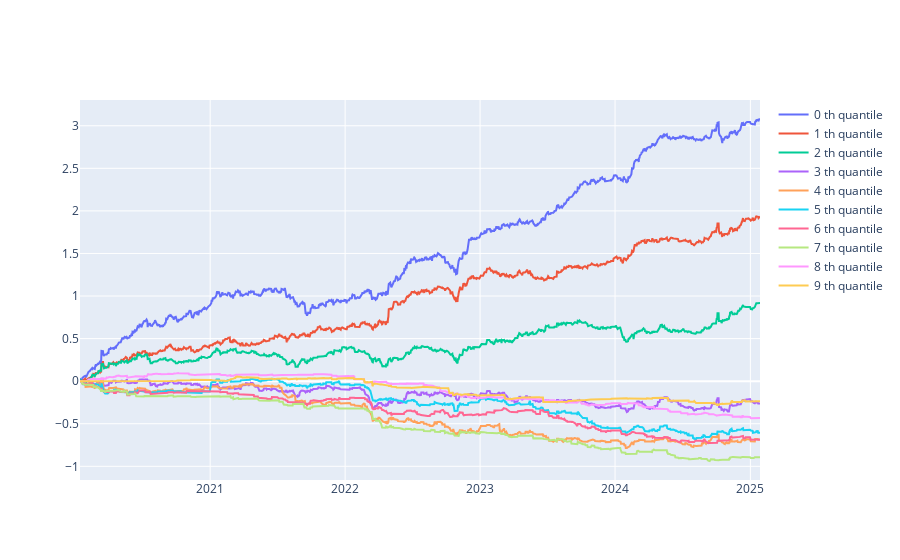

Here is the notebook cell this chart was saved with:
### Code cell
# momentum: ln(open_/close_.shift(1)) 如果要更保守，就li_.shift(1)
time_ = "2020-01-15"; end_ = '2025-01-27'
open_ = open[time_:end_]
close_ = close[time_:end_]
ln_ = -np.log(open_/close_.shift(1)) # index: 使用的時間
pct = close_/open_-1 # index: 當天收益
holdings_gap = intraday_shifted_input_signal_pct_output_plot(ln_.shift(0), pct.shift(0), quantile=10, type_='cumsum')

### Figure 1 — Plotly figure (JSON) as saved in the notebook; plotly's stock layout.template omitted (floating-point values rounded to 4 significant figures; data arrays with more than 128 entries replaced by an {"elided": "..."} marker saying what was removed)
{"data": [{"mode": "lines", "name": "0 th quantile", "type": "scatter", "x": {"elided": "1239 str values"}, "y": {"elided": "1239 float values"}, "yaxis": "y"}, {"mode": "lines", "name": "1 th quantile", "type": "scatter", "x": {"elided": "1239 str values"}, "y": {"elided": "1239 float values"}, "yaxis": "y"}, {"mode": "lines", "name": "2 th quantile", "type": "scatter", "x": {"elided": "1239 str values"}, "y": {"elided": "1239 float values"}, "yaxis": "y"}, {"mode": "lines", "name": "3 th quantile", "type": "scatter", "x": {"elided": "1239 str values"}, "y": {"elided": "1239 float values"}, "yaxis": "y"}, {"mode": "lines", "name": "4 th quantile", "type": "scatter", "x": {"elided": "1239 str values"}, "y": {"elided": "1239 float values"}, "yaxis": "y"}, {"mode": "lines", "name": "5 th quantile", "type": "scatter", "x": {"elided": "1239 str values"}, "y": {"elided": "1239 float values"}, "yaxis": "y"}, {"mode": "lines", "name": "6 th quantile", "type": "scatter", "x": {"elided": "1239 str values"}, "y": {"elided": "1239 float values"}, "yaxis": "y"}, {"mode": "lines", "name": "7 th quantile", "type": "scatter", "x": {"elided": "1239 str values"}, "y": {"elided": "1239 float values"}, "yaxis": "y"}, {"mode": "lines", "name": "8 th quantile", "type": "scatter", "x": {"elided": "1239 str values"}, "y": {"elided": "1239 float values"}, "yaxis": "y"}, {"mode": "lines", "name": "9 th quantile", "type": "scatter", "x": {"elided": "1239 str values"}, "y": {"elided": "1239 float values"}, "yaxis": "y"}], "layout": {}}
